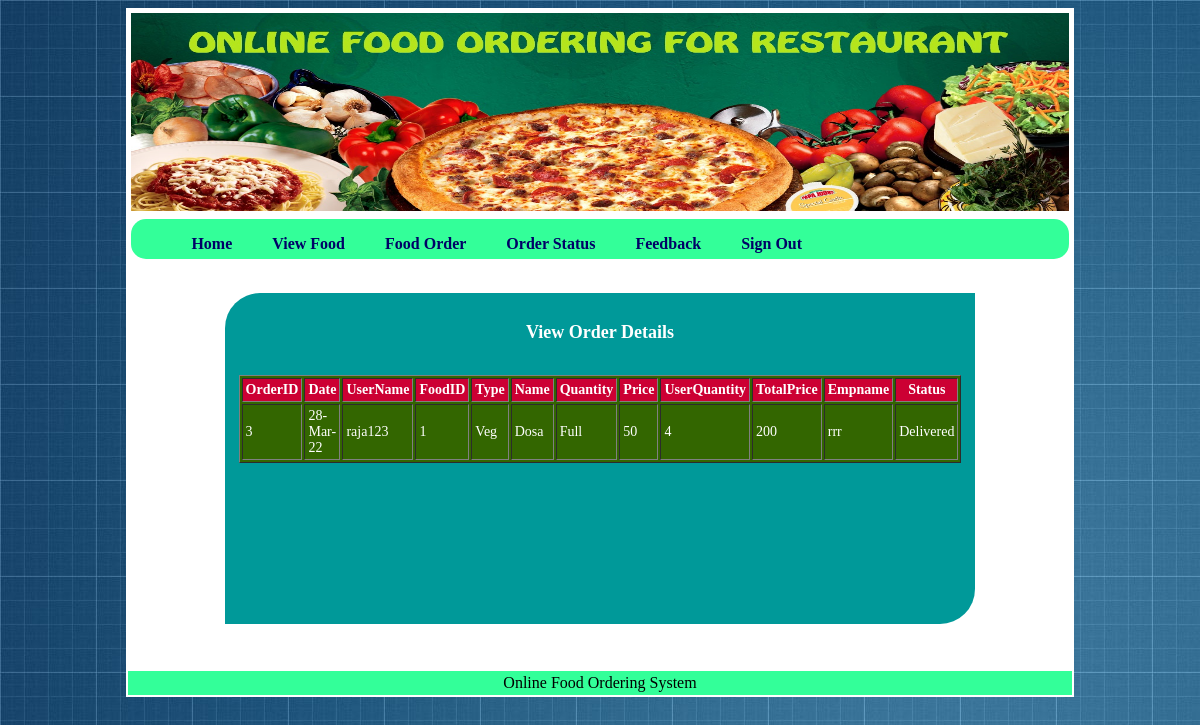
The app's page /ViewOrder1.php (signed in) with its own data.
### tables this page shows
CREATE TABLE IF NOT EXISTS `order1` (
  `OrderID` int(10) NOT NULL,
  `Date` varchar(20) NOT NULL,
  `UserName` varchar(20) NOT NULL,
  `FoodID` varchar(20) NOT NULL,
  `Type` varchar(20) NOT NULL,
  `Name` varchar(20) NOT NULL,
  `Quantity` varchar(10) NOT NULL,
  `Price` varchar(10) NOT NULL,
  `UserQuantity` varchar(10) NOT NULL,
  `TotalPrice` varchar(10) NOT NULL,
  `CreditCard` varchar(20) NOT NULL,
  `Status` varchar(20) NOT NULL,
  `Empname` varchar(20) NOT NULL
);

### ViewOrder1.php (the view, shortened to what this page needs)
<!DOCTYPE html PUBLIC "-//W3C//DTD XHTML 1.0 Transitional//EN" "http://www.w3.org/TR/xhtml1/DTD/xhtml1-transitional.dtd">
<html xmlns="http://www.w3.org/1999/xhtml">
<head>
<link rel="stylesheet" type="text/css" href="css/style.css" />
</head>
<body bgcolor="#0099FF" style="background-image:url(images/Background.jpg)">
<div align="center">
<table width="80%" bgcolor="#FFFFFF">
  <tr>
    <td>
	<img src="images/banner.jpg" width="100%" height="198"/></td>
  </tr>
  <tr>
    <td>
		<div class="menubg">
		<ul>
		<li><a href="Customer.php">Home</a></li>
		<li><a href="ViewFood.php">View Food</a></li>
		<li><a href="Order.php">Food Order</a></li>
		<li><a href="ViewOrder1.php">Order Status</a></li>
		<li><a href="Feedback.php">Feedback</a></li>
		<li><a href="Index.php">Sign Out</a></li>
		</ul>
		</div>	</td>
  </tr>
  <tr>
    <td align="center">&nbsp;</td>
  </tr>
  <tr>
    <td align="center">
	  <div style="background-color:#009999; border-top-left-radius:35px; border-bottom-right-radius:35px; width:80%;">
	    <center>
	      <form id="form1" name="form1" method="post" action="">
	        <table width="300px" style=" color:#FFFFFF; font-size:14px">
	          <tr>
	            <td colspan="2">&nbsp;</td>
    </tr>
	          <tr>
                <td colspan="2" style="font-size:18px; font-weight:bold" align="center"> View Order Details </td>
	            </tr>
	          <tr>
	            <td width="300">&nbsp;</td>
      <td width="380">&nbsp;</td>
    </tr>
	          <tr>
	            <td colspan="2">
				<table width="480" border="1" align="center" style="background-color:#336600;">
    <tr>
		<td width="69" style="background-color:#CC0033"><div align="center"><strong>OrderID</strong></div></td>
		<td width="69" style="background-color:#CC0033"><div align="center"><strong>Date</strong></div></td>
		<td width="69" style="background-color:#CC0033"><div align="center"><strong>UserName</strong></div></td>
		<td width="69" style="background-color:#CC0033"><div align="center"><strong>FoodID</strong></div></td>
		<td width="69" style="background-color:#CC0033"><div align="center"><strong>Type</strong></div></td>
		<td width="69" style="background-color:#CC0033"><div align="center"><strong>Name</strong></div></td>
		<td width="76" style="background-color:#CC0033"><div align="center"><strong>Quantity</strong></div></td>
		<td width="76" style="background-color:#CC0033"><div align="center"><strong>Price</strong></div></td>
		<td width="76" style="background-color:#CC0033"><div align="center"><strong>UserQuantity</strong></div></td>
		<td width="76" style="background-color:#CC0033"><div align="center"><strong>TotalPrice</strong></div></td>
		<td width="76" style="background-color:#CC0033"><div align="center"><strong>Empname</strong></div></td>
		<td width="69" style="background-color:#CC0033"><div align="center"><strong>Status</strong></div></td>
    </tr>
	<?php
	$un=$_SESSION['uname'];
	$result =mysql_query("Select * from Order1 where UserName='$un'");
	while ($row = mysql_fetch_array($result))
          {
    ?>
    <tr>
	  <td><?php echo $row['OrderID']; ?></td>
	  <td><?php echo $row['Date']; ?></td>
	  <td><?php echo $row['UserName']; ?></td>
	  <td><?php echo $row['FoodID']; ?></td>
	  <td><?php echo $row['Type'];?></td>
	  <td><?php echo $row['Name'];?></td>
      <td><?php echo $row['Quantity']; ?></td>
	  <td><?php echo $row['Price']; ?></td>
	  <td><?php echo $row['UserQuantity']; ?></td>
	  <td><?php echo $row['TotalPrice']; ?></td>
	  <td><?php echo $row['Empname']; ?></td>
	  <td><?php echo $row['Status']; ?></td>
    </tr>
  <?php } ?>
</table>				</td>
      </tr>
	          <tr>
	            <td>&nbsp;</td>
      <td>&nbsp;</td>
    </tr>
	          <tr>
	            <td>&nbsp;</td>
      <td>&nbsp;</td>
    </tr>
  </table>
	        <p>&nbsp;</p>
	        <p>&nbsp;</p>
	        </form>
	  </center>
	    </div></td>
    </tr>
  <tr>
    <td>&nbsp;</td>
  </tr>
  <tr>
    <td colspan="3" bgcolor="#33FF99"><div align="center" style="color:#00000">Online Food Ordering System</div></td>
  </tr>
</table>
</div>
</body>
</html>

### css/style.css (style rules this page uses)
.menubg { background:#33FF99; height:40px; border-radius:15px; float:left; width:100%; }
.menubg ul li { padding:0px 20px; list-style-type:none; float:left; }
.menubg ul li a { color:#000066; text-decoration:none; font-weight:bold; float:left; }
form p { padding:10px 30px; }
.productadd table tr, td { padding:3px; }

### records on screen
order1: OrderID "3", Date "28-Mar-22", UserName "raja123", FoodID "1", Type "Veg", Name "Dosa", Quantity "Full", Price "50", UserQuantity "4", TotalPrice "200", Empname "rrr", Status "Delivered"
